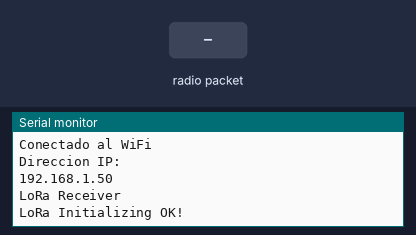
Recording of a sketch running on a simulated ESP32. On the bench: the last lines printed to the serial monitor. The test bench sets the inputs (shaded band). WiFi joins after 1.5 s; servers stay silent unless stated; uploads are accepted with an empty reply; no radio packets arrive unless stated.

Above: at 2.7 s.
2.8 s: radio packet "1" arrives
At 4.3 s:
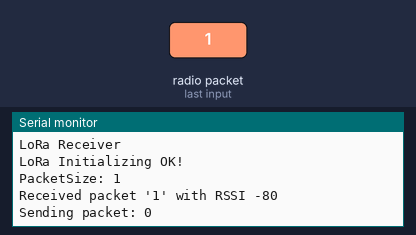
7.3 s: radio packet "0" arrives
At 12.4 s:
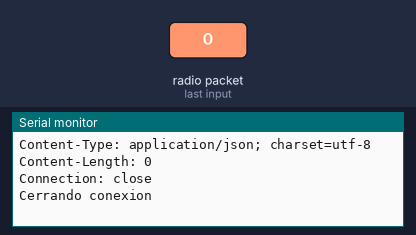

Measured:
- after the input at 2.8 s, the serial monitor: prints a new line at once (image 1)
- after the input at 7.3 s, the serial monitor: prints a new line at once (image 2)

The sketch:

ReceptorTemperaturaYWaterSensorApi.ino
```cpp
#include <LoRa.h>
#include <WiFi.h>
#include "WiFi.h"

/*********
  Modified from the examples of the Arduino LoRa library
  More resources: https://randomnerdtutorials.com
*********/

#include <SPI.h>


//define the pins used by the transceiver module
#define ss 5
#define rst 14
#define dio0 2

const char* wifi_ssid = "MiWifi";
const char* wifi_password = "942543459";
unsigned long previousMillis = 0;
unsigned long interval = 30000;
const char* host = "192.168.1.111";
int numero = 0;
int counter = 0;
String loRaMessage;
// String LoRaData;

String datoSensor3;
String datoSensor2;
String datoSensor1;
String datoSensor4;

String idEmisor;

String tipoMedidaSensor3;
String tipoMedidaSensor1;
String tipoMedidaSensor2;
String tipoMedidaSensor4;

void setup() {

  conectarWifi();//Llamamos a la función conectarWifi()

  //initialize Serial Monitor
  Serial.begin(115200);
  while (!Serial);
  Serial.println("LoRa Receiver");

  //setup LoRa transceiver module
  LoRa.setPins(ss, rst, dio0);

  //replace the LoRa.begin(---E-) argument with your location's frequency
  //433E6 for Asia
  //866E6 for Europe
  //915E6 for North America
  while (!LoRa.begin(866E6)) {
    Serial.println(".");
    delay(500);
  }
  // Change sync word (0xF3) to match the receiver
  // The sync word assures you don't get LoRa messages from other LoRa transceivers
  // ranges from 0-0xFF
  LoRa.setSyncWord(0xF3);
  Serial.println("LoRa Initializing OK!");
}

void loop() {

  unsigned long currentMillis = millis();
  // if WiFi is down, try reconnecting every CHECK_WIFI_TIME seconds
  if ((WiFi.status() != WL_CONNECTED) && (currentMillis - previousMillis >= interval)) {
    Serial.print(millis());
    Serial.println("Reconnecting to WiFi...");
    WiFi.disconnect();
    // WiFi.reconnect();
    WiFi.begin(wifi_ssid, wifi_password);
    previousMillis = currentMillis;
  }

  // try to parse packet
  int packetSize = LoRa.parsePacket();

  if (packetSize) {
    Serial.print("PacketSize: ");
    Serial.println(packetSize);
    // received a packet
    Serial.print("Received packet '");

    // String datosLoraRecibidos = "estonorecibionada";

    // read packet
    while (LoRa.available()) {
     String datosLoraRecibidos = LoRa.readString();
      Serial.print(datosLoraRecibidos);

      // Get readingID, temperature and soil moisture
      int pos1 = datosLoraRecibidos.indexOf('/');
      int pos2 = datosLoraRecibidos.indexOf('&');
      int pos3 = datosLoraRecibidos.indexOf('#');
      int pos4 = datosLoraRecibidos.indexOf('@');
      int pos5 = datosLoraRecibidos.indexOf('$');
      int pos6 = datosLoraRecibidos.indexOf('^');

      //    temperature = datosLoraRecibidos.substring(pos1 +1, pos2);
      //    humidity = datosLoraRecibidos.substring(pos2+1, pos3);
      //    pressure = datosLoraRecibidos.substring(pos3+1, datosLoraRecibidos.length());


      // LoRaData = datosLoraRecibidos.substring(0, pos1);
      idEmisor = datosLoraRecibidos.substring(0, pos1);
      datoSensor1 = datosLoraRecibidos.substring(pos1 + 1, pos2);
      tipoMedidaSensor1 = datosLoraRecibidos.substring(pos2 + 1, pos3);
      datoSensor2 = datosLoraRecibidos.substring(pos3 + 1, pos4);
      tipoMedidaSensor2 = datosLoraRecibidos.substring(pos4 + 1, pos5);
      datoSensor3 = datosLoraRecibidos.substring(pos5 + 1, pos6);
      tipoMedidaSensor3 = datosLoraRecibidos.substring(pos6 + 1, datosLoraRecibidos.length());
    }

    // print RSSI of packet
    Serial.print("' with RSSI ");
    Serial.println(LoRa.packetRssi());

    Serial.print("Sending packet: ");
    Serial.println(counter);

    //Send LoRa packet to receiver
    LoRa.beginPacket();
    LoRa.print("hello ");
    LoRa.print(counter);
    LoRa.endPacket();

    counter++;

    delay(2000);

    // String parametros = "&LoRaData=" + LoRaData + "&datoSensor3=" + datoSensor3;
    String parametros = "&idEmisor=" + idEmisor + "&datoSensor1=" + datoSensor1 + "&tipoMedidaSensor1=" + tipoMedidaSensor1 + + "&datoSensor2=" + datoSensor2 + "&tipoMedidaSensor2=" + tipoMedidaSensor2 + "&datoSensor3=" + datoSensor3 + "&tipoMedidaSensor3=" + tipoMedidaSensor3 + "&datoSensor4=" + datoSensor4 + "&tipoMedidaSensor4=" + tipoMedidaSensor4;

    enviarPOST(parametros);
  }
}

void enviarPOST(String parametros)
{
  String url = "/LaGranjaPruebaPHP/Servidor/prueba_arduino.php";
  Serial.print("Conectando a ");
  Serial.println("127.0.0.1");

  WiFiClient client;
  const int httpPort = 8080; //8080
  // strhost.toCharArray(host, 49);
  if (!client.connect(host, httpPort))
  {
    Serial.println("conexión fallida");
    return;
  }

  Serial.print("Requesting URL: ");
  Serial.print(url);

  //  client.print(String("POST ") + url + " HTTP/1.1" + "\r\n" + "Host: " + host + "\r\n" + "Connection: close\r\n\r\n");
  client.println("POST " + url + " HTTP/1.1");
  client.println("Host: 192.168.1.111");     // + host);
  client.println("Cache-Control: no-cache");
  client.println("Content-Type: application/x-www-form-urlencoded");
  client.print("Content-Length: ");
  client.println(parametros.length());
  client.println();
  client.println(parametros);
  // Ejemplo línea de parámetros:
  // LoRaData=123&idDispositivo=23&idMedida=34&nomnbre=Antonio

  unsigned long timeout = millis();
  while (client.available() == 0)
  {
    if (millis() - timeout > 5000)
    {
      Serial.println(">>>Client Timeout !");
      client.stop();
      return;
    }
  }
  while (client.available())
  {
    String line = client.readStringUntil('\r');
    Serial.print(line);
  }

  Serial.println();
  Serial.println("Cerrando conexion");
}
//Estas son las funciones que se utilizan
void conectarWifi()
{
  Serial.begin(115200);
  Serial.println();
  while (!Serial);
  Serial.println("Prueba de POST contra el servidor desde Arduino");
  Serial.print("Conectando a ");
  Serial.println(wifi_ssid);

  WiFi.begin(wifi_ssid, wifi_password);

  while (WiFi.status() != WL_CONNECTED)
  {
    delay(500);
    Serial.println(".");
  }

  Serial.println();
  Serial.println("Conectado al WiFi");
  Serial.println("Direccion IP:  ");
  Serial.println(WiFi.localIP());
}
```
